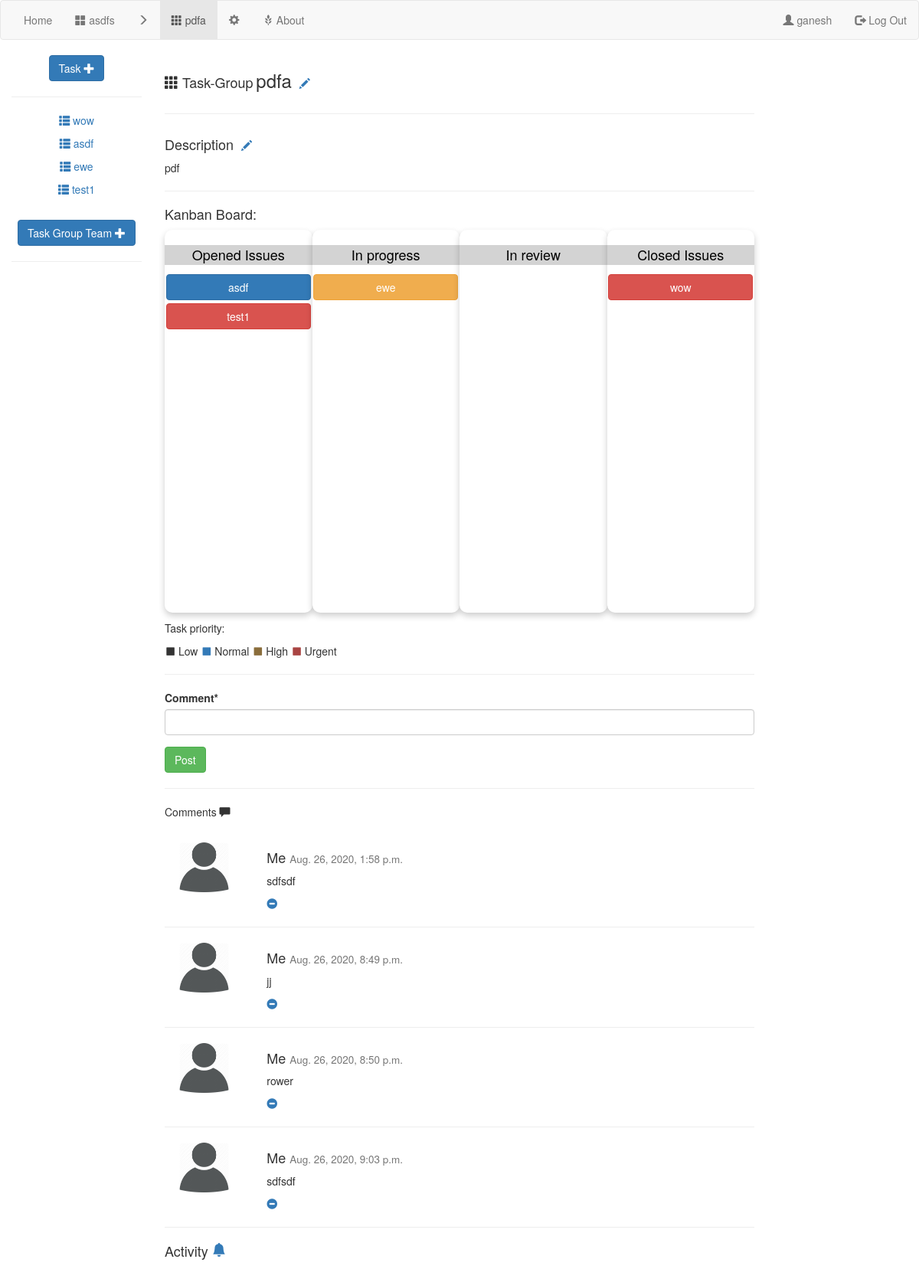
The page /1/1/taskGroup/ (signed in) on the database its author committed.
### projectMgr/models.py (models this page shows)
class Project(models.Model):
    name = models.CharField(max_length=100)
    people = models.ManyToManyField(User,related_name="project_set")
    description = models.TextField()
    isArchived = models.BooleanField(default=False)
    comment = models.ManyToManyField(Comment)
    created = models.DateTimeField(auto_now=True)
    createdBy = models.ForeignKey(User,on_delete=models.CASCADE,related_name="projectIcreated",null=True)
    deadLine = models.DateTimeField(null=True)
    pass

class TaskGroup(models.Model):
    name = models.CharField(max_length=100)
    creator = models.ForeignKey(User,on_delete=models.CASCADE,related_name='taskgroupIcreated',null=True)
    description = models.TextField()
    project = models.ForeignKey(Project,on_delete=models.CASCADE,related_name="taskgroup_set",null=True)
    comment = models.ManyToManyField(Comment)
    people = models.ManyToManyField(User)
    created = models.DateTimeField(auto_now=True)
    DeadLine = models.DateTimeField(null=True)

class User(AbstractUser):
    profilePicture = models.CharField(max_length=200,null=True)
    fullName = models.CharField(max_length=100,null=True)
    bio = models.CharField(null=True,max_length=500)
    pass

class Task(models.Model):
    name = models.CharField(max_length=100)
    people = models.ManyToManyField(User)
    reporter = models.ForeignKey(User,related_name='Ireported',null=True,on_delete=models.PROTECT)
    description = models.TextField()
    taskGroup = models.ForeignKey(TaskGroup,on_delete=models.CASCADE,null=True)
    comment = models.ManyToManyField(Comment)
    created = models.DateTimeField(auto_now=True)
    stage = models.CharField(max_length=100) #initiate->in progress->review->done
    priority = models.CharField(max_length=100,default="Normal")
    deadLine = models.DateTimeField(null=True)
    pass

class Comment(models.Model):
    createdOn = models.DateTimeField(auto_now=True)
    modifiedOn = models.DateTimeField()
    createdBy = models.ForeignKey(User, on_delete=models.CASCADE)
    textField = models.TextField()
    replyLink = models.ForeignKey('self', on_delete=models.CASCADE,null=True)
    deleted = models.BooleanField(default=False)

### projectMgr/views.py (the view)
# urls.py: path('<int:projectid>/<int:taskGroupId>/taskGroup/',views.taskGroupDetail,name='taskGroupDetail'),
def taskGroupDetail(request: HttpRequest, projectid, taskGroupId):
    if not request.user.is_authenticated:
        return redirect('projectMgr:homepage')
    '''
    :param request:
    :return:
    '''
    print('received', projectid, taskGroupId)
    thisTaskGroup = models.TaskGroup.objects.get(id=taskGroupId)
    project = models.Project.objects.get(id=projectid)
    commentForm = forms.createComment()
    commentSet = thisTaskGroup.comment.all()
    openTaskSet = thisTaskGroup.task_set.filter(stage='OpenedIssue')
    InProgressTaskSet = thisTaskGroup.task_set.filter(stage='InProgress')
    InReviewTaskSet = thisTaskGroup.task_set.filter(stage='InReview')
    ClosedTaskSet = thisTaskGroup.task_set.filter(stage='ClosedIssue')
    stream = target_stream(thisTaskGroup)
    return render(request, 'projectMgr/taskGroupDetail.html',
                  {'project': project, 'taskGroup': thisTaskGroup, 'commentForm': commentForm, 'commentSet': commentSet,
                   'thisUser': request.user, 'OpenIssue': openTaskSet, 'InProgress': InProgressTaskSet,
                   'InReview': InReviewTaskSet, "ClosedIssue": ClosedTaskSet,'stream':stream})

### projectMgr/forms.py
class createComment(forms.Form):
    Comment = forms.CharField(widget=forms.TextInput,max_length=500)
    pass

### projectMgr/templates/projectMgr/taskGroupDetail.html (shortened to what this page needs)
{% extends 'projectMgr/base.html' %}
{% block leftnav %}
<li><a href="{% url 'projectMgr:projectDetail' project.id %}" ><span class="glyphicon glyphicon-th-large"></span> {{project.name}}</a></li>
<li><a href="" ><span class="glyphicon glyphicon-menu-right"></span></a></li>
<li class="active"><a  href="{% url 'projectMgr:taskGroupDetail' project.id taskGroup.id %}" ><span class="glyphicon glyphicon-th"></span> {{taskGroup.name}}</a></li>
<li><a href="{% url 'projectMgr:taskGroupDetailEdit' project.id taskGroup.id %}" ><span class="glyphicon glyphicon-cog"></span></a></li>
{% endblock %}
{% block heading %}
    <h4 style="display: inline-block"><span class="glyphicon glyphicon-th"></span> Task-Group</h4>
    <h3 style="display: inline-block;margin-right: 10px" > {{ taskGroup.name }} <h5 style="display: inline-block"><a href="{% url 'projectMgr:taskGroupDetailEdit' project.id taskGroup.id %}"> <i class="glyphicon glyphicon-pencil"></i></a> </h5></h3>
    <hr>
{% endblock %}
{% block body %}
        <h4 style="display: inline-block;margin-right: 10px" >Description <h5 style="display: inline-block"><a href="{% url 'projectMgr:taskGroupDetailEdit' project.id taskGroup.id %}"> <i class="glyphicon glyphicon-pencil"></i></a> </h5></h4>
    <p>
    {{ taskGroup.description }}
    </p>
        <hr>
<h4>Kanban Board:</h4>
    <div class="board">
    <div class="openedBoard">
    <h3>Opened Issues</h3>
    {% for task in OpenIssue %}
        {% if task.priority == "Urgent" %}
            <form action="{% url 'projectMgr:taskDetail' project.id taskGroup.id task.id %}">
        <input class="btn btn-danger" style="width: 98%; margin: 1%; " type="submit" value={{ task.name }}>
        </form>
        {% elif task.priority == "High" %}
            <form action="{% url 'projectMgr:taskDetail' project.id taskGroup.id task.id %}">
        <input class="btn btn-warning" style="width: 98%; margin: 1%; " type="submit" value={{ task.name }}>
        </form>
        {% elif task.priority == "Normal" %}
            <form action="{% url 'projectMgr:taskDetail' project.id taskGroup.id task.id %}">
        <input class="btn btn-primary" style="width: 98%; margin: 1%; " type="submit" value={{ task.name }}>
        </form>
        {% elif task.priority == "Low" %}
            <form action="{% url 'projectMgr:taskDetail' project.id taskGroup.id task.id %}">
        <input class="btn btn-secondary" style="width: 98%; margin: 1%; " type="submit" value={{ task.name }}>
        </form>
        {% endif %}
    {% endfor %}
    </div>
    <div class="inprogressBoard">
    <h3>In progress</h3>
    {% for task in InProgress %}
        {% if task.priority == "Urgent" %}
            <form action="{% url 'projectMgr:taskDetail' project.id taskGroup.id task.id %}">
        <input class="btn btn-danger" style="width: 98%; margin: 1%; " type="submit" value={{ task.name }}>
        </form>
        {% elif task.priority == "High" %}
            <form action="{% url 'projectMgr:taskDetail' project.id taskGroup.id task.id %}">
        <input class="btn btn-warning" style="width: 98%; margin: 1%; " type="submit" value={{ task.name }}>
        </form>
        {% elif task.priority == "Normal" %}
            <form action="{% url 'projectMgr:taskDetail' project.id taskGroup.id task.id %}">
        <input class="btn btn-primary" style="width: 98%; margin: 1%; " type="submit" value={{ task.name }}>
        </form>
        {% elif task.priority == "Low" %}
            <form action="{% url 'projectMgr:taskDetail' project.id taskGroup.id task.id %}">
        <input class="btn btn-secondary" style="width: 98%; margin: 1%; " type="submit" value={{ task.name }}>
        </form>
        {% endif %}
    {% endfor %}
    </div>
    <div class="inreviewBoard">
    <h3>In review</h3>
    </div>
    <div class="closedBoard">
    <h3>Closed Issues</h3>
    {% for task in ClosedIssue %}
        {% if task.priority == "Urgent" %}
            <form action="{% url 'projectMgr:taskDetail' project.id taskGroup.id task.id %}">
        <input class="btn btn-danger" style="width: 98%; margin: 1%; " type="submit" value={{ task.name }}>
        </form>
        {% elif task.priority == "High" %}
            <form action="{% url 'projectMgr:taskDetail' project.id taskGroup.id task.id %}">
        <input class="btn btn-warning" style="width: 98%; margin: 1%; " type="submit" value={{ task.name }}>
        </form>
        {% elif task.priority == "Normal" %}
            <form action="{% url 'projectMgr:taskDetail' project.id taskGroup.id task.id %}">
        <input class="btn btn-primary" style="width: 98%; margin: 1%; " type="submit" value={{ task.name }}>
        </form>
        {% elif task.priority == "Low" %}
            <form action="{% url 'projectMgr:taskDetail' project.id taskGroup.id task.id %}">
        <input class="btn btn-secondary" style="width: 98%; margin: 1%; " type="submit" value={{ task.name }}>
        </form>
        {% endif %}
    {% endfor %}
    </div>
    </div>
    <p>Task priority:<div class="text-secondary" style="display: inline-block"><span class="glyphicon glyphicon-stop"></span></div> Low <div class="text-primary" style="display: inline-block"><span class="glyphicon glyphicon-stop"></span></div> Normal  <div class="text-warning" style="display: inline-block"><span class="glyphicon glyphicon-stop"></span></div> High  <div class="text-danger" style="display: inline-block"><span class="glyphicon glyphicon-stop"></span></div> Urgent </p>
<hr>
        {% load crispy_forms_tags %}
    <form action="{% url 'projectMgr:taskGroupDetailComment' project.id taskGroup.id%}" method="post">
{{ commentForm|crispy }}
    <input type="submit" class="btn btn-success" value="Post">
    </form>
    <hr>
     <p> Comments <span class="glyphicon glyphicon-comment"></span></p><br>
    {% load static %}
    {% for comment in commentSet %}
    <div class="row">
        <div class="col-sm-2 text-center">
            <img src="{% static 'projectMgr/images/default_user.png' %}"  height="65" width="65" style=" border-radius: 5px" alt="">
        </div>
        <div class="col-sm-10">
            <h4>
                {% if comment.createdBy == thisUser %}
                Me
                {% else %}
                {{ comment.createdBy.username }}
                {% endif %}
                <small>{{comment.createdOn}}</small></h4>
            {% if comment.deleted %}
            <p style="color: gray">This comment was deleted</p>
            {% else %}
            <p>{{ comment.textField }}</p>
                {% if comment.createdBy == thisUser %}
                     <a href="{% url 'projectMgr:taskGroupDeleteComment' project.id taskGroup.id comment.id %}" ><span class="glyphicon glyphicon-minus-sign"></span></a>
                    {% endif %}
            {% endif %}
        </div>
        </div>
        <hr>
    {% endfor %}
    {% load activity_tags i18n %}
    <h4>Activity <a href="{% url 'projectMgr:followTaskGroup' project.id taskGroup.id%}">
        {% if thisUser|is_following:taskGroup %}
        <svg width="1em" height="1em" viewBox="0 0 16 16" class="bi bi-bell-fill" fill="currentColor" xmlns="http://www.w3.org/2000/svg">
  <path d="M8 16a2 2 0 0 0 2-2H6a2 2 0 0 0 2 2zm.995-14.901a1 1 0 1 0-1.99 0A5.002 5.002 0 0 0 3 6c0 1.098-.5 6-2 7h14c-1.5-1-2-5.902-2-7 0-2.42-1.72-4.44-4.005-4.901z"/>
</svg>
    {% endif %}
</a></h4>
{% endblock %}
{% block sidenav %}
    <a href="{% url 'projectMgr:createTask' projectid=project.id taskGroupId=taskGroup.id %}" class="btn btn-primary">Task <span class="glyphicon glyphicon-plus"></span> </a>
   <hr>
            {% for task in taskGroup.task_set.all %}
                <p><a style="margin: 3px"  href="{% url 'projectMgr:taskDetail' projectid=project.id taskGroupId=taskGroup.id taskid=task.id %}"><span class="glyphicon glyphicon-th-list"></span> {{ task.name }}</a></p>
        {% endfor %}
    <br>
      <a href="{% url 'projectMgr:chooseTaskGroupMates' project.id taskGroup.id %}" class="btn btn-primary">Task Group Team <span class="glyphicon glyphicon-plus"></span> </a>
   <hr>
    <br>
{% endblock %}

### projectMgr/templates/projectMgr/base.html (shortened to what this page needs)
<!DOCTYPE html>
<html lang="en">
 {% load static %}
<link rel="stylesheet" type="text/css" href="{% static 'projectMgr/styles.css' %}">
  <link rel="stylesheet" href="https://maxcdn.bootstrapcdn.com/bootstrap/3.4.1/css/bootstrap.min.css">
<nav class="navbar navbar-default ">
    <div class="container-fluid">
        <ul class="nav navbar-nav">
            <li class="nav-item"><a href="{% url 'projectMgr:homepage' %}">Home</a></li>
            {% block leftnav %}
            {% endblock %}
            <li><a href="{% url 'projectMgr:about' %}"><span class="glyphicon glyphicon-grain"></span> About</a></li>
        </ul>
        <ul class="nav navbar-nav navbar-right">
            {% block rightnav %}
                {% if thisUser %}
                    <li><a href="{% url 'projectMgr:userinfo' %}"><span class="glyphicon glyphicon-user"></span> {{ thisUser.username }}</a></li>
                    <li><a href="{% url 'projectMgr:logout' %}"><span class="glyphicon glyphicon-log-out"></span> Log Out</a></li>
                {% else %}
                    <li><a href="{% url 'projectMgr:signin' %}"><span class="glyphicon glyphicon-log-in"></span> Log In</a></li>
                    <li><a href="{% url 'projectMgr:signup' %}"><span class="glyphicon glyphicon-user"></span> Sign Up</a></li>
                {% endif %}
            {% endblock %}
        </ul>
    </div>
</nav>
<div class="container-fluid text-center">
    <div class="row content">
        <div class="col-sm-2 sidenav">
            {% block sidenav %}{% endblock %}
        </div>
        <div class="col-sm-8 text-left">
        {% block heading %}
        {% endblock %}
        {% block body %}{% endblock %}
        </div>
    </div>
</div>
</html>

### projectMgr/static/projectMgr/styles.css (style rules this page uses)
.openedBoard { text-align: center; color: white; box-shadow: 0 4px 8px 0 rgba(0,0,0,0.2); width: 25%; height: 500px; float: left; overflow: scroll; background-color: white; margin-bottom: 10px; border-radius: 10px; }
.openedBoard>h3 { background-color: lightgray; padding: 3px; font-size: large; color: black; }
.inprogressBoard>h3 { background-color: lightgray; padding: 3px; font-size: large; color: black; }
.inprogressBoard { text-align: center; color: white; box-shadow: 0 4px 8px 0 rgba(0,0,0,0.2); width: 25%; height: 500px; float: left; overflow: scroll; background-color: white; margin-bottom: 10px; border-radius: 10px; }
.inreviewBoard { text-align: center; color: white; box-shadow: 0 4px 8px 0 rgba(0,0,0,0.2); width: 25%; height: 500px; float: left; overflow: scroll; background-color: white; margin-bottom: 10px; border-radius: 10px; }
.inreviewBoard>h3 { background-color: lightgray; padding: 3px; font-size: large; color: black; }
.closedBoard { text-align: center; color: white; box-shadow: 0 4px 8px 0 rgba(0,0,0,0.2); width: 25%; height: 500px; float: left; overflow: scroll; background-color: white; margin-bottom: 10px; border-radius: 10px; }
.closedBoard>h3 { background-color: lightgray; padding: 3px; font-size: large; color: black; }

### rows shown on the page
Project: name "asdfs"
TaskGroup: name "pdfa", description "pdf"
User: username "ganesh"
Task: name "wow"
Task: name "asdf"
Task: name "ewe"
Task: name "test1"
Comment: shows "Me", createdOn "Aug. 26, 2020, 1:58 p.m.", textField "sdfsdf"
Comment: shows "Me", createdOn "Aug. 26, 2020, 8:49 p.m.", textField "jj"
Comment: shows "Me", createdOn "Aug. 26, 2020, 8:50 p.m.", textField "rower"
Comment: shows "Me", createdOn "Aug. 26, 2020, 9:03 p.m.", textField "sdfsdf"
